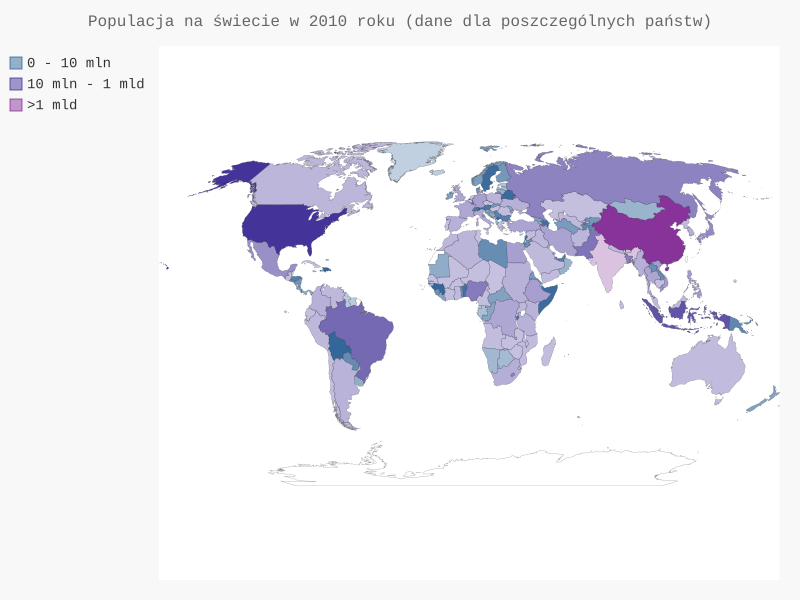

This chart was generated by the following Python code:
import json

from pygal_maps_world.maps import World
from pygal.style import LightColorizedStyle as LCS, RotateStyle as RS

from country_codes import get_country_code

# Wczytanie danych i umieszczenie ich na liscie.
filename = 'population_data.json'
with open(filename) as f:
    pop_data = json.load(f)

# Utworzenie slownika danych dotyczacych populacji.
cc_populations = {}
for pop_dict in pop_data:
    if pop_dict['Year'] == '2010':
        country_name = pop_dict['Country Name']
        population = int(float(pop_dict['Value']))
        code = get_country_code(country_name)
        if code:
            cc_populations[code] = population

# Podzielenie państw na trzy grupy wg liczebnosci populacji.
cc_pops_1, cc_pops_2, cc_pops_3 = {}, {}, {}
for cc, pop in cc_populations.items():
    if pop < 10000000:
        cc_pops_1[cc] = pop
    elif pop < 1000000000:
        cc_pops_2[cc] = pop
    else:
        cc_pops_3[cc] = pop

# Wyswietlenie liczby panstw w kazdej z trzech grup.
print(len(cc_pops_1), len(cc_pops_2), len(cc_pops_3))

wm_style = RS('#336699', base_style=LCS)
wm = World(style=wm_style)
wm.force_uri_protocol = 'http'
wm.title = 'Populacja na świecie w 2010 roku (dane dla poszczególnych państw)'
wm.add('0 - 10 mln', cc_pops_1)
wm.add('10 mln - 1 mld', cc_pops_2)
wm.add('>1 mld', cc_pops_3)

wm.render_to_file('world_population.svg')
